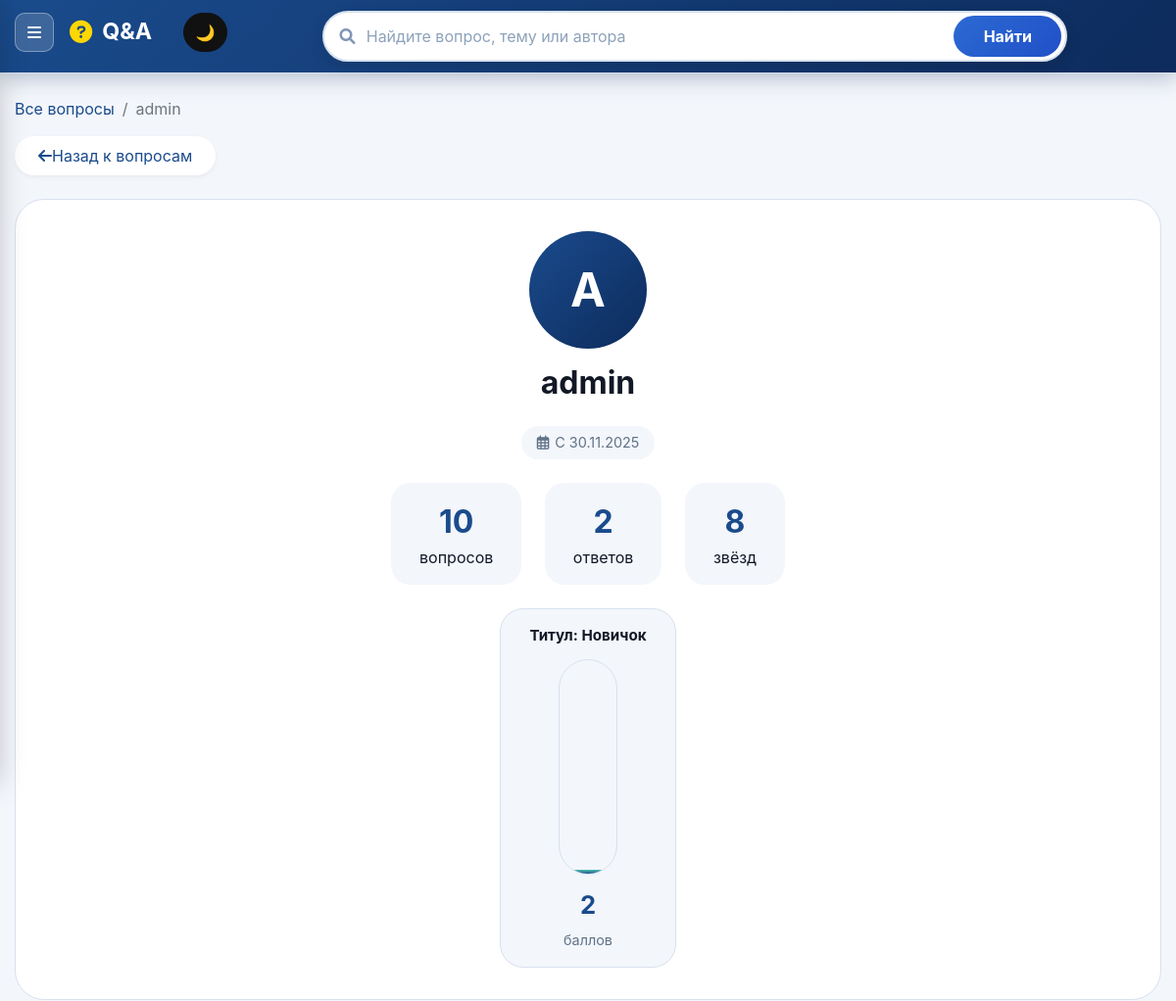
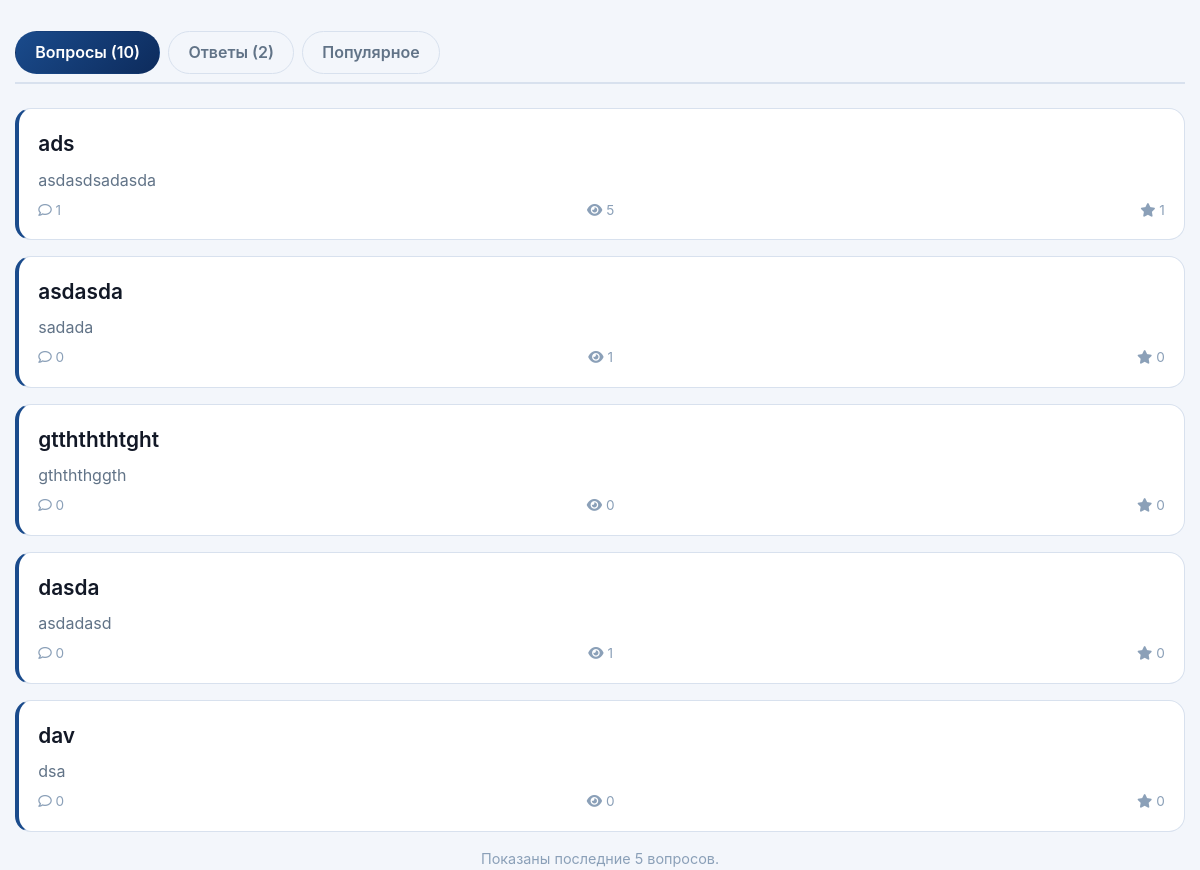
The app's page /questions/profile/admin/, older data (2 pictures, top to bottom).
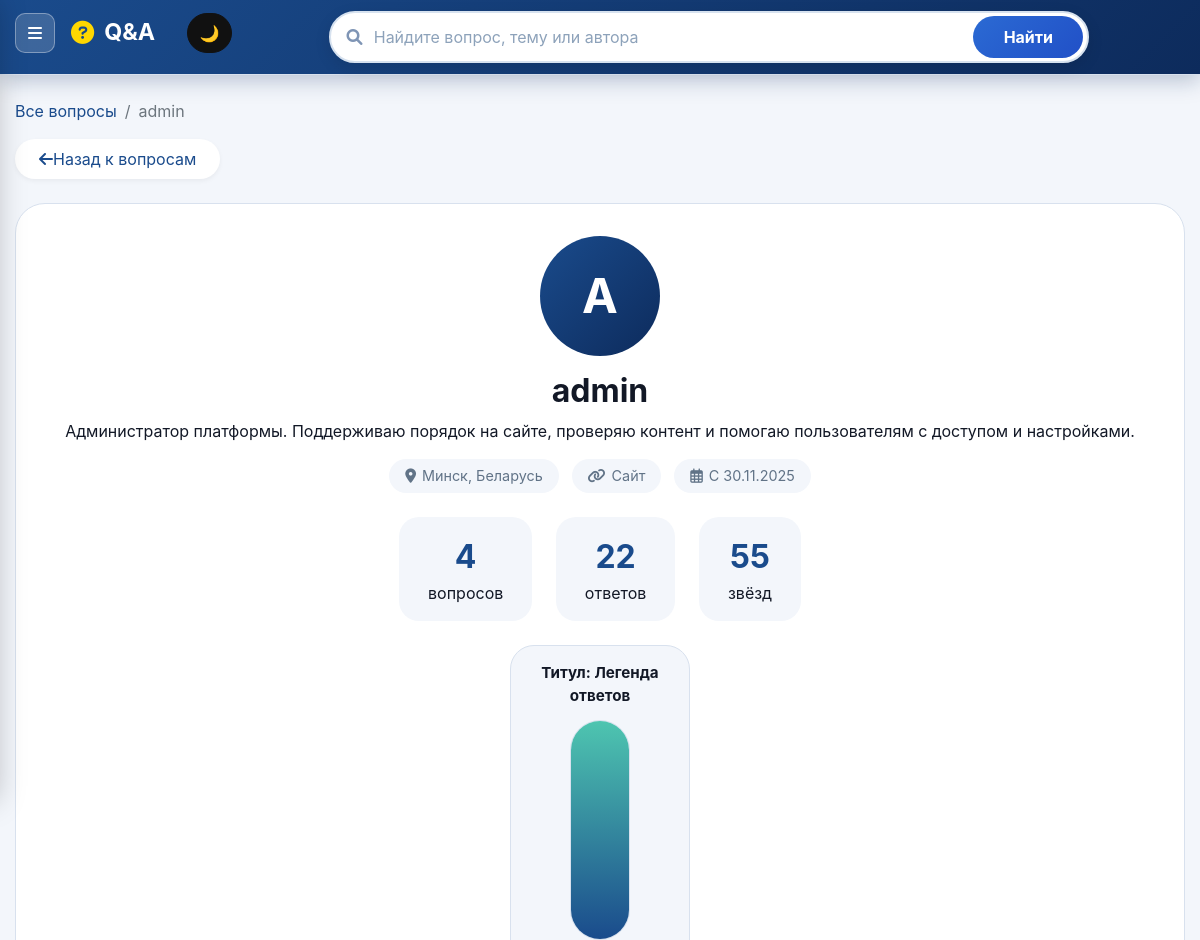
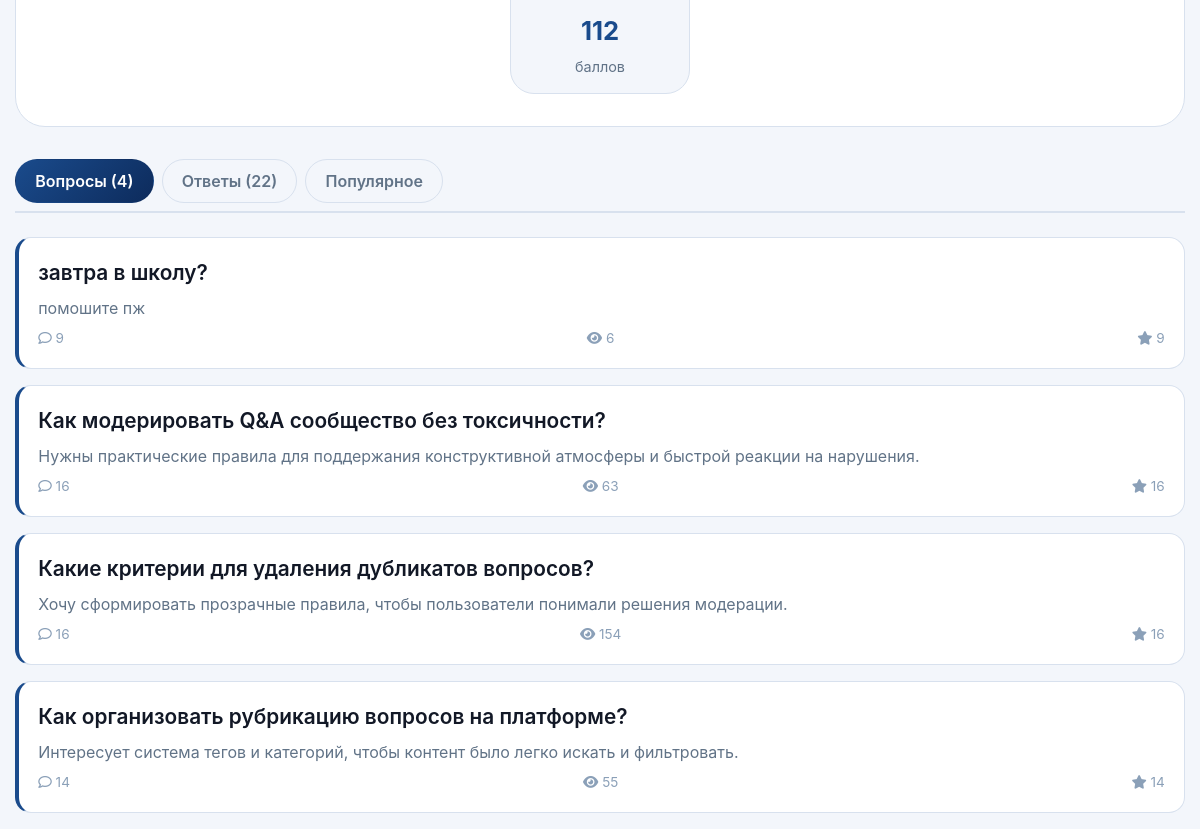
The same page, newer data (2 pictures, top to bottom).
### questions/models.py (models this page shows, shortened)
class Question(models.Model):
    title = models.CharField(max_length=200)
    content = models.TextField()
    created_at = models.DateTimeField(auto_now_add=True)
    author = models.ForeignKey(User, on_delete=models.CASCADE, related_name='questions')
    views_count = models.IntegerField(default=0)
    accepted_answer = models.OneToOneField(
        'Answer',
        on_delete=models.SET_NULL,
        null=True,
        blank=True,
        related_name='accepted_for_question'
    )
    objects = models.Manager()

class Profile(models.Model):
    user = models.OneToOneField(User, on_delete=models.CASCADE)
    bio = models.TextField(blank=True)
    location = models.CharField(max_length=100, blank=True)
    website = models.URLField(blank=True)
    chosen_title = models.CharField(max_length=100, blank=True, null=True, help_text='Выбранный титул из ранее полученных')
    def get_score(self):
        answers = self.user.answers
        answer_count = answers.count()
        accepted_count = answers.filter(question__accepted_answer_id=F('id')).count()
        bad_count = answers.filter(is_bad=True).count()
        score = answer_count + accepted_count * 10 - bad_count * 2
        return max(score, 0)
    def get_title(self):
        if self.chosen_title:
            return self.chosen_title
        score = self.get_score()
        if score >= 100:
            return 'Легенда ответов'
        if score >= 50:
            return 'Гуру помощи'
        if score >= 25:
            return 'Эксперт'
        if score >= 10:
            return 'Знаток'
        if score >= 1:
            return 'Новичок'
        return 'Начинающий'
    @classmethod
    def get_or_create(cls, user):
        return cls.objects.get_or_create(user=user)
    objects = models.Manager()

### questions/views.py (the view)
# urls.py: path('profile/<str:username>/', ProfileView.as_view(), name='profile'),
class ProfileView(View):
    def get(self, request, username):
        user = get_object_or_404(User, username=username)
        profile, created = Profile.get_or_create(user)
        questions = user.questions.annotate(
            likes_count=Count('likes'),
            answers_count=Count('answers')
        ).order_by('-created_at')
        answers = user.answers.select_related('question').order_by('-created_at')
        answer_count = answers.count()
        accepted_count = answers.filter(question__accepted_answer_id=F('id')).count()
        bad_count = answers.filter(is_bad=True).count()
        profile_score = answer_count + accepted_count * 10 - bad_count * 2
        if profile_score < 0:
            profile_score = 0
        score_title = profile.get_title()
        score_percent = min(profile_score, 100)
        total_stars = sum(q.likes_count for q in questions)
        context = {
            'profile_user': user,
            'profile': profile,
            'questions': questions,
            'answers': answers,
            'questions_count': questions.count(),
            'answers_count': answer_count,
            'total_stars': total_stars,
            'profile_score': profile_score,
            'score_title': score_title,
            'score_percent': score_percent,
            'accepted_answers_count': accepted_count,
            'bad_answers_count': bad_count,
        }
        return render(request, 'questions/profile.html', context)

### questions/context_processors.py (called while the page is built)
def search_query(request):
    return {"search_query": request.GET.get("q", "").strip()}

### questions/templates/questions/profile.html (shortened to what this page needs)
{% extends "base.html" %}
{% block content %}
<nav aria-label="breadcrumb">
    <ol class="breadcrumb">
        <li class="breadcrumb-item"><a href="{% url 'question_list' %}">Все вопросы</a></li>
        <li class="breadcrumb-item active">{{ profile_user.username }}</li>
    </ol>
</nav>
<a href="{% url 'question_list' %}" class="back-btn">
    <i class="fas fa-arrow-left"></i> Назад к вопросам
</a>
<div class="profile-header">
    <div class="profile-avatar">{{ profile_user.username|first|upper }}</div>
    <div style="display:flex; justify-content:center; align-items:center; gap:1rem; flex-wrap:wrap;">
        <h1 class="profile-name">{{ profile_user.username }}</h1>
    </div>
    {% if profile.bio %}<p class="profile-bio">{{ profile.bio }}</p>{% endif %}
    <div class="profile-meta">
        {% if profile.location %}
            <span class="meta-item"><i class="fas fa-map-marker-alt"></i> {{ profile.location }}</span>
        {% endif %}
        {% if profile.website %}
            <a class="meta-item" href="{{ profile.website }}" target="_blank" rel="noopener noreferrer">
                <i class="fas fa-link"></i> Сайт
            </a>
        {% endif %}
        <span class="meta-item"><i class="far fa-calendar-alt"></i> С {{ profile_user.date_joined|date:"d.m.Y" }}</span>
    </div>
    <div class="stats-grid">
        <div class="stat-card"><div class="stat-value">{{ questions_count }}</div><div>вопросов</div></div>
        <div class="stat-card"><div class="stat-value">{{ answers_count }}</div><div>ответов</div></div>
        <div class="stat-card"><div class="stat-value">{{ total_stars }}</div><div>звёзд</div></div>
    </div>
    <div class="score-panel">
        <div class="score-card-vertical">
            <div class="score-title">Титул: {{ score_title }}</div>
            <div class="score-bar-wrapper">
                <div class="score-bar" style="height: {{ score_percent }}%;"></div>
            </div>
            <div class="score-value">{{ profile_score }}</div>
            <div class="score-subtitle">баллов</div>
        </div>
    </div>
</div>
<div class="profile-tabs">
    <button class="tab-btn active" data-tab="questions">Вопросы ({{ questions_count }})</button>
    <button class="tab-btn" data-tab="answers">Ответы ({{ answers_count }})</button>
    <button class="tab-btn" data-tab="popular">Популярное</button>
</div>
<div id="questions-tab" class="tab-content active">
    {% if questions %}
        {% for q in questions|slice:":5" %}
        <div class="question-card">
            <div class="question-title"><a href="{% url 'question_detail' q.pk %}">{{ q.title }}</a></div>
            <div class="question-preview">{{ q.content|truncatewords:20 }}</div>
            <div class="question-footer">
                <span><i class="far fa-comment"></i> {{ q.answers_count }}</span>
                <span><i class="fas fa-eye"></i> {{ q.views_count }}</span>
                <span><i class="fas fa-star"></i> {{ q.likes_count }}</span>
            </div>
        </div>
        {% endfor %}
        {% if questions_count > 5 %}<div class="section-note">Показаны последние 5 вопросов.</div>{% endif %}
    {% else %}
        <div class="alert alert-info">Пользователь ещё не задавал вопросов.</div>
    {% endif %}
</div>
{% endblock %}

Row changes from the older to the newer data that the page shows:
removed Question: title "ads", content "asdasdsadasda", answers_count "1", views_count "5", likes_count "1"
removed Question: title "asdasda", content "sadada", answers_count "0", views_count "1", likes_count "0"
removed Question: title "gtthththtght", content "gthththggth", answers_count "0", views_count "0", likes_count "0"
removed Question: title "dasda", content "asdadasd", answers_count "0", views_count "1", likes_count "0"
removed Question: title "dav", content "dsa", answers_count "0", views_count "0", likes_count "0"
now on this page (row edited): Profile: bio "Администратор платформы. Поддерживаю порядок на сайте, проверяю контент и помогаю пользователям с доступом и настройками.", location "Минск, Беларусь"
changed Profile: location empty → "Минск, Беларусь" (drawn)
now on this page (row edited): Question: title "завтра в школу?", content "помошите пж", answers_count "9", views_count "6", likes_count "9"
added Question: title "Как модерировать Q&A сообщество без токсичности?", content "Нужны практические правила для поддержания конструктивной атмосферы и быстрой реакции на нарушения.", answers_count "16", views_count "63", likes_count "16"
added Question: title "Какие критерии для удаления дубликатов вопросов?", content "Хочу сформировать прозрачные правила, чтобы пользователи понимали решения модерации.", answers_count "16", views_count "154", likes_count "16"
added Question: title "Как организовать рубрикацию вопросов на платформе?", content "Интересует система тегов и категорий, чтобы контент было легко искать и фильтровать.", answers_count "14", views_count "55", likes_count "14"
Text that changed along with them:
{{ questions_count }}: "10" → "4"
{{ answers_count }}: "2" → "22"
{{ total_stars }}: "8" → "55"
{{ score_title }}: "Новичок" → "Легенда ответов"
{{ score_percent }}: 2 → 100 (drawn)
{{ profile_score }}: "2" → "112"
text no longer shown: "Показаны последние 5 вопросов."
text now shown: "Сайт"
